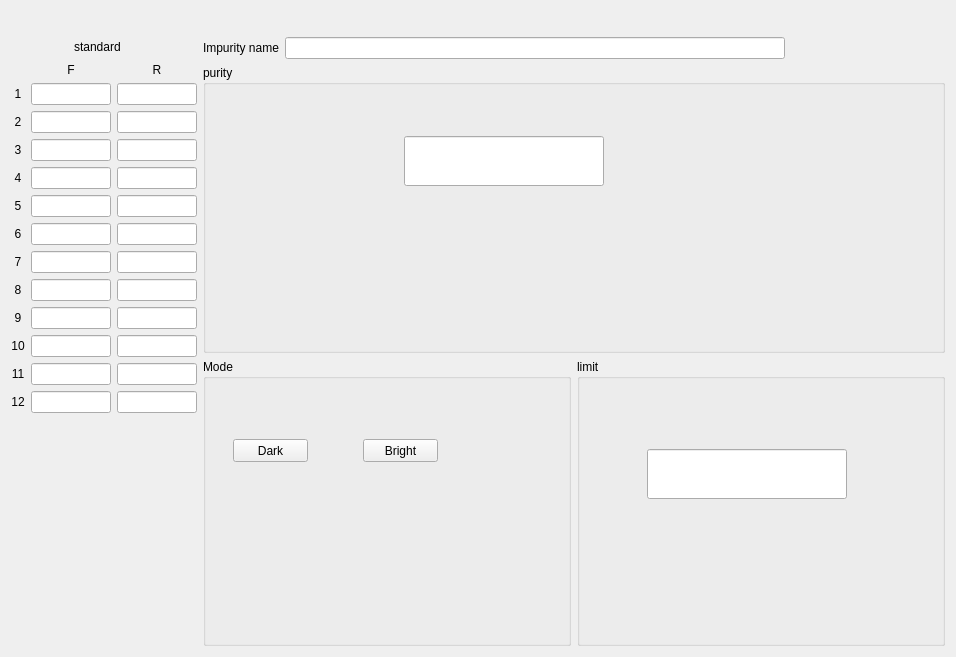
<?xml version="1.0" encoding="UTF-8"?>
<ui version="4.0">
 <class>splMildewSenseSetWidget</class>
 <widget class="QWidget" name="splMildewSenseSetWidget">
  <property name="geometry">
   <rect>
    <x>0</x>
    <y>0</y>
    <width>956</width>
    <height>657</height>
   </rect>
  </property>
  <property name="windowTitle">
   <string>Form</string>
  </property>
  <layout class="QVBoxLayout" name="verticalLayout_2">
   <item>
    <layout class="QVBoxLayout" name="verticalLayout">
     <item>
      <layout class="QHBoxLayout" name="horizontalLayout">
       <item>
        <spacer name="horizontalSpacer_23">
         <property name="orientation">
          <enum>Qt::Horizontal</enum>
         </property>
         <property name="sizeHint" stdset="0">
          <size>
           <width>40</width>
           <height>20</height>
          </size>
         </property>
        </spacer>
       </item>
       <item>
        <widget class="QLabel" name="label_group">
         <property name="sizePolicy">
          <sizepolicy hsizetype="Preferred" vsizetype="Fixed">
           <horstretch>0</horstretch>
           <verstretch>0</verstretch>
          </sizepolicy>
         </property>
         <property name="text">
          <string/>
         </property>
         <property name="alignment">
          <set>Qt::AlignCenter</set>
         </property>
        </widget>
       </item>
       <item>
        <spacer name="horizontalSpacer_24">
         <property name="orientation">
          <enum>Qt::Horizontal</enum>
         </property>
         <property name="sizeHint" stdset="0">
          <size>
           <width>40</width>
           <height>20</height>
          </size>
         </property>
        </spacer>
       </item>
      </layout>
     </item>
     <item>
      <layout class="QHBoxLayout" name="horizontalLayout_2" stretch="2,8">
       <item>
        <layout class="QVBoxLayout" name="verticalLayout_8">
         <item>
          <layout class="QHBoxLayout" name="horizontalLayout_21">
           <item>
            <spacer name="horizontalSpacer_19">
             <property name="orientation">
              <enum>Qt::Horizontal</enum>
             </property>
             <property name="sizeHint" stdset="0">
              <size>
               <width>40</width>
               <height>20</height>
              </size>
             </property>
            </spacer>
           </item>
           <item>
            <widget class="QLabel" name="standard_titlelbl_3">
             <property name="text">
              <string notr="true">standard</string>
             </property>
            </widget>
           </item>
           <item>
            <widget class="QLabel" name="standardlbl_3">
             <property name="text">
              <string/>
             </property>
            </widget>
           </item>
           <item>
            <spacer name="horizontalSpacer_20">
             <property name="orientation">
              <enum>Qt::Horizontal</enum>
             </property>
             <property name="sizeHint" stdset="0">
              <size>
               <width>40</width>
               <height>20</height>
              </size>
             </property>
            </spacer>
           </item>
          </layout>
         </item>
         <item>
          <layout class="QGridLayout" name="gridLayout_12">
           <item row="12" column="1">
            <widget class="myLineEdit" name="mildewEdit12">
             <property name="alignment">
              <set>Qt::AlignCenter</set>
             </property>
            </widget>
           </item>
           <item row="11" column="1">
            <widget class="myLineEdit" name="mildewEdit11">
             <property name="alignment">
              <set>Qt::AlignCenter</set>
             </property>
            </widget>
           </item>
           <item row="12" column="0">
            <widget class="QLabel" name="mildewlbl12">
             <property name="text">
              <string notr="true">12</string>
             </property>
             <property name="alignment">
              <set>Qt::AlignCenter</set>
             </property>
            </widget>
           </item>
           <item row="13" column="1">
            <spacer name="verticalSpacer_3">
             <property name="orientation">
              <enum>Qt::Vertical</enum>
             </property>
             <property name="sizeHint" stdset="0">
              <size>
               <width>20</width>
               <height>40</height>
              </size>
             </property>
            </spacer>
           </item>
           <item row="12" column="2">
            <widget class="myLineEdit" name="mildewEdit1_12">
             <property name="alignment">
              <set>Qt::AlignCenter</set>
             </property>
            </widget>
           </item>
           <item row="11" column="2">
            <widget class="myLineEdit" name="mildewEdit1_11">
             <property name="alignment">
              <set>Qt::AlignCenter</set>
             </property>
            </widget>
           </item>
           <item row="10" column="1">
            <widget class="myLineEdit" name="mildewEdit10">
             <property name="alignment">
              <set>Qt::AlignCenter</set>
             </property>
            </widget>
           </item>
           <item row="11" column="0">
            <widget class="QLabel" name="mildewlbl11">
             <property name="text">
              <string notr="true">11</string>
             </property>
             <property name="alignment">
              <set>Qt::AlignCenter</set>
             </property>
            </widget>
           </item>
           <item row="10" column="0">
            <widget class="QLabel" name="mildewlbl10">
             <property name="text">
              <string notr="true">10</string>
             </property>
             <property name="alignment">
              <set>Qt::AlignCenter</set>
             </property>
            </widget>
           </item>
           <item row="10" column="2">
            <widget class="myLineEdit" name="mildewEdit1_10">
             <property name="alignment">
              <set>Qt::AlignCenter</set>
             </property>
            </widget>
           </item>
           <item row="9" column="0">
            <widget class="QLabel" name="mildewlbl9">
             <property name="text">
              <string notr="true">9</string>
             </property>
             <property name="alignment">
              <set>Qt::AlignCenter</set>
             </property>
            </widget>
           </item>
           <item row="9" column="1">
            <widget class="myLineEdit" name="mildewEdit9">
             <property name="alignment">
              <set>Qt::AlignCenter</set>
             </property>
            </widget>
           </item>
           <item row="9" column="2">
            <widget class="myLineEdit" name="mildewEdit1_9">
             <property name="alignment">
              <set>Qt::AlignCenter</set>
             </property>
            </widget>
           </item>
           <item row="7" column="0">
            <widget class="QLabel" name="mildewlbl7">
             <property name="text">
              <string notr="true">7</string>
             </property>
             <property name="alignment">
              <set>Qt::AlignCenter</set>
             </property>
            </widget>
           </item>
           <item row="8" column="2">
            <widget class="myLineEdit" name="mildewEdit1_8">
             <property name="alignment">
              <set>Qt::AlignCenter</set>
             </property>
            </widget>
           </item>
           <item row="8" column="1">
            <widget class="myLineEdit" name="mildewEdit8">
             <property name="alignment">
              <set>Qt::AlignCenter</set>
             </property>
            </widget>
           </item>
           <item row="7" column="1">
            <widget class="myLineEdit" name="mildewEdit7">
             <property name="alignment">
              <set>Qt::AlignCenter</set>
             </property>
            </widget>
           </item>
           <item row="8" column="0">
            <widget class="QLabel" name="mildewlbl8">
             <property name="text">
              <string notr="true">8</string>
             </property>
             <property name="alignment">
              <set>Qt::AlignCenter</set>
             </property>
            </widget>
           </item>
           <item row="7" column="2">
            <widget class="myLineEdit" name="mildewEdit1_7">
             <property name="alignment">
              <set>Qt::AlignCenter</set>
             </property>
            </widget>
           </item>
           <item row="6" column="0">
            <widget class="QLabel" name="mildewlbl6">
             <property name="text">
              <string notr="true">6</string>
             </property>
             <property name="alignment">
              <set>Qt::AlignCenter</set>
             </property>
            </widget>
           </item>
           <item row="5" column="2">
            <widget class="myLineEdit" name="mildewEdit1_5">
             <property name="alignment">
              <set>Qt::AlignCenter</set>
             </property>
            </widget>
           </item>
           <item row="6" column="2">
            <widget class="myLineEdit" name="mildewEdit1_6">
             <property name="alignment">
              <set>Qt::AlignCenter</set>
             </property>
            </widget>
           </item>
           <item row="3" column="2">
            <widget class="myLineEdit" name="mildewEdit1_3">
             <property name="alignment">
              <set>Qt::AlignCenter</set>
             </property>
            </widget>
           </item>
           <item row="6" column="1">
            <widget class="myLineEdit" name="mildewEdit6">
             <property name="alignment">
              <set>Qt::AlignCenter</set>
             </property>
            </widget>
           </item>
           <item row="5" column="1">
            <widget class="myLineEdit" name="mildewEdit5">
             <property name="alignment">
              <set>Qt::AlignCenter</set>
             </property>
            </widget>
           </item>
           <item row="5" column="0">
            <widget class="QLabel" name="mildewlbl5">
             <property name="text">
              <string notr="true">5</string>
             </property>
             <property name="alignment">
              <set>Qt::AlignCenter</set>
             </property>
            </widget>
           </item>
           <item row="4" column="0">
            <widget class="QLabel" name="mildewlbl4">
             <property name="text">
              <string notr="true">4</string>
             </property>
             <property name="alignment">
              <set>Qt::AlignCenter</set>
             </property>
            </widget>
           </item>
           <item row="4" column="2">
            <widget class="myLineEdit" name="mildewEdit1_4">
             <property name="alignment">
              <set>Qt::AlignCenter</set>
             </property>
            </widget>
           </item>
           <item row="4" column="1">
            <widget class="myLineEdit" name="mildewEdit4">
             <property name="alignment">
              <set>Qt::AlignCenter</set>
             </property>
            </widget>
           </item>
           <item row="3" column="1">
            <widget class="myLineEdit" name="mildewEdit3">
             <property name="alignment">
              <set>Qt::AlignCenter</set>
             </property>
            </widget>
           </item>
           <item row="3" column="0">
            <widget class="QLabel" name="mildewlbl3">
             <property name="text">
              <string notr="true">3</string>
             </property>
             <property name="alignment">
              <set>Qt::AlignCenter</set>
             </property>
            </widget>
           </item>
           <item row="1" column="2">
            <widget class="myLineEdit" name="mildewEdit1_1">
             <property name="alignment">
              <set>Qt::AlignCenter</set>
             </property>
            </widget>
           </item>
           <item row="1" column="1">
            <widget class="myLineEdit" name="mildewEdit1">
             <property name="alignment">
              <set>Qt::AlignCenter</set>
             </property>
            </widget>
           </item>
           <item row="2" column="2">
            <widget class="myLineEdit" name="mildewEdit1_2">
             <property name="alignment">
              <set>Qt::AlignCenter</set>
             </property>
            </widget>
           </item>
           <item row="1" column="0">
            <widget class="QLabel" name="mildewlbl1">
             <property name="text">
              <string notr="true">1</string>
             </property>
             <property name="alignment">
              <set>Qt::AlignCenter</set>
             </property>
            </widget>
           </item>
           <item row="2" column="1">
            <widget class="myLineEdit" name="mildewEdit2">
             <property name="alignment">
              <set>Qt::AlignCenter</set>
             </property>
            </widget>
           </item>
           <item row="2" column="0">
            <widget class="QLabel" name="mildewlbl2">
             <property name="text">
              <string notr="true">2</string>
             </property>
             <property name="alignment">
              <set>Qt::AlignCenter</set>
             </property>
            </widget>
           </item>
           <item row="0" column="2">
            <widget class="QLabel" name="label_rear_3">
             <property name="sizePolicy">
              <sizepolicy hsizetype="Preferred" vsizetype="Fixed">
               <horstretch>0</horstretch>
               <verstretch>0</verstretch>
              </sizepolicy>
             </property>
             <property name="text">
              <string notr="true">R</string>
             </property>
             <property name="alignment">
              <set>Qt::AlignCenter</set>
             </property>
            </widget>
           </item>
           <item row="0" column="1">
            <widget class="QLabel" name="label_front_3">
             <property name="sizePolicy">
              <sizepolicy hsizetype="Preferred" vsizetype="Fixed">
               <horstretch>0</horstretch>
               <verstretch>0</verstretch>
              </sizepolicy>
             </property>
             <property name="text">
              <string notr="true">F</string>
             </property>
             <property name="alignment">
              <set>Qt::AlignCenter</set>
             </property>
            </widget>
           </item>
          </layout>
         </item>
        </layout>
       </item>
       <item>
        <layout class="QVBoxLayout" name="verticalLayout_9">
         <item>
          <layout class="QHBoxLayout" name="horizontalLayout_20">
           <item>
            <widget class="QLabel" name="senseNameLabel">
             <property name="sizePolicy">
              <sizepolicy hsizetype="Preferred" vsizetype="Fixed">
               <horstretch>0</horstretch>
               <verstretch>0</verstretch>
              </sizepolicy>
             </property>
             <property name="text">
              <string notr="true">Impurity name</string>
             </property>
            </widget>
           </item>
           <item>
            <widget class="myLineEdit" name="sNamelineEdit_4">
             <property name="minimumSize">
              <size>
               <width>500</width>
               <height>0</height>
              </size>
             </property>
             <property name="alignment">
              <set>Qt::AlignCenter</set>
             </property>
            </widget>
           </item>
           <item>
            <spacer name="horizontalSpacer_21">
             <property name="orientation">
              <enum>Qt::Horizontal</enum>
             </property>
             <property name="sizeHint" stdset="0">
              <size>
               <width>40</width>
               <height>20</height>
              </size>
             </property>
            </spacer>
           </item>
          </layout>
         </item>
         <item>
          <widget class="QGroupBox" name="groupBox_8">
           <property name="minimumSize">
            <size>
             <width>400</width>
             <height>0</height>
            </size>
           </property>
           <property name="title">
            <string>purity</string>
           </property>
           <widget class="myLineEdit" name="purityEdit">
            <property name="geometry">
             <rect>
              <x>201</x>
              <y>71</y>
              <width>200</width>
              <height>50</height>
             </rect>
            </property>
            <property name="minimumSize">
             <size>
              <width>200</width>
              <height>50</height>
             </size>
            </property>
            <property name="maximumSize">
             <size>
              <width>200</width>
              <height>50</height>
             </size>
            </property>
            <property name="text">
             <string notr="true"/>
            </property>
            <property name="alignment">
             <set>Qt::AlignCenter</set>
            </property>
           </widget>
          </widget>
         </item>
         <item>
          <layout class="QHBoxLayout" name="horizontalLayout_22">
           <item>
            <widget class="QGroupBox" name="groupBox_9">
             <property name="title">
              <string notr="true">Mode</string>
             </property>
             <widget class="QPushButton" name="darkModeBtn">
              <property name="geometry">
               <rect>
                <x>30</x>
                <y>80</y>
                <width>75</width>
                <height>23</height>
               </rect>
              </property>
              <property name="text">
               <string notr="true">Dark</string>
              </property>
              <property name="iconSize">
               <size>
                <width>16</width>
                <height>16</height>
               </size>
              </property>
             </widget>
             <widget class="QPushButton" name="brightModeBtn">
              <property name="geometry">
               <rect>
                <x>160</x>
                <y>80</y>
                <width>75</width>
                <height>23</height>
               </rect>
              </property>
              <property name="text">
               <string notr="true">Bright</string>
              </property>
             </widget>
            </widget>
           </item>
           <item>
            <widget class="QGroupBox" name="groupBox_10">
             <property name="title">
              <string notr="true">limit</string>
             </property>
             <widget class="myLineEdit" name="limitEdit">
              <property name="geometry">
               <rect>
                <x>70</x>
                <y>90</y>
                <width>200</width>
                <height>50</height>
               </rect>
              </property>
              <property name="minimumSize">
               <size>
                <width>200</width>
                <height>50</height>
               </size>
              </property>
              <property name="maximumSize">
               <size>
                <width>200</width>
                <height>50</height>
               </size>
              </property>
              <property name="text">
               <string notr="true"/>
              </property>
              <property name="alignment">
               <set>Qt::AlignCenter</set>
              </property>
             </widget>
            </widget>
           </item>
          </layout>
         </item>
        </layout>
       </item>
      </layout>
     </item>
    </layout>
   </item>
  </layout>
 </widget>
 <customwidgets>
  <customwidget>
   <class>myLineEdit</class>
   <extends>QLineEdit</extends>
   <header location="global">mysortwidget/mylineedit.h</header>
  </customwidget>
 </customwidgets>
 <resources/>
 <connections/>
</ui>
